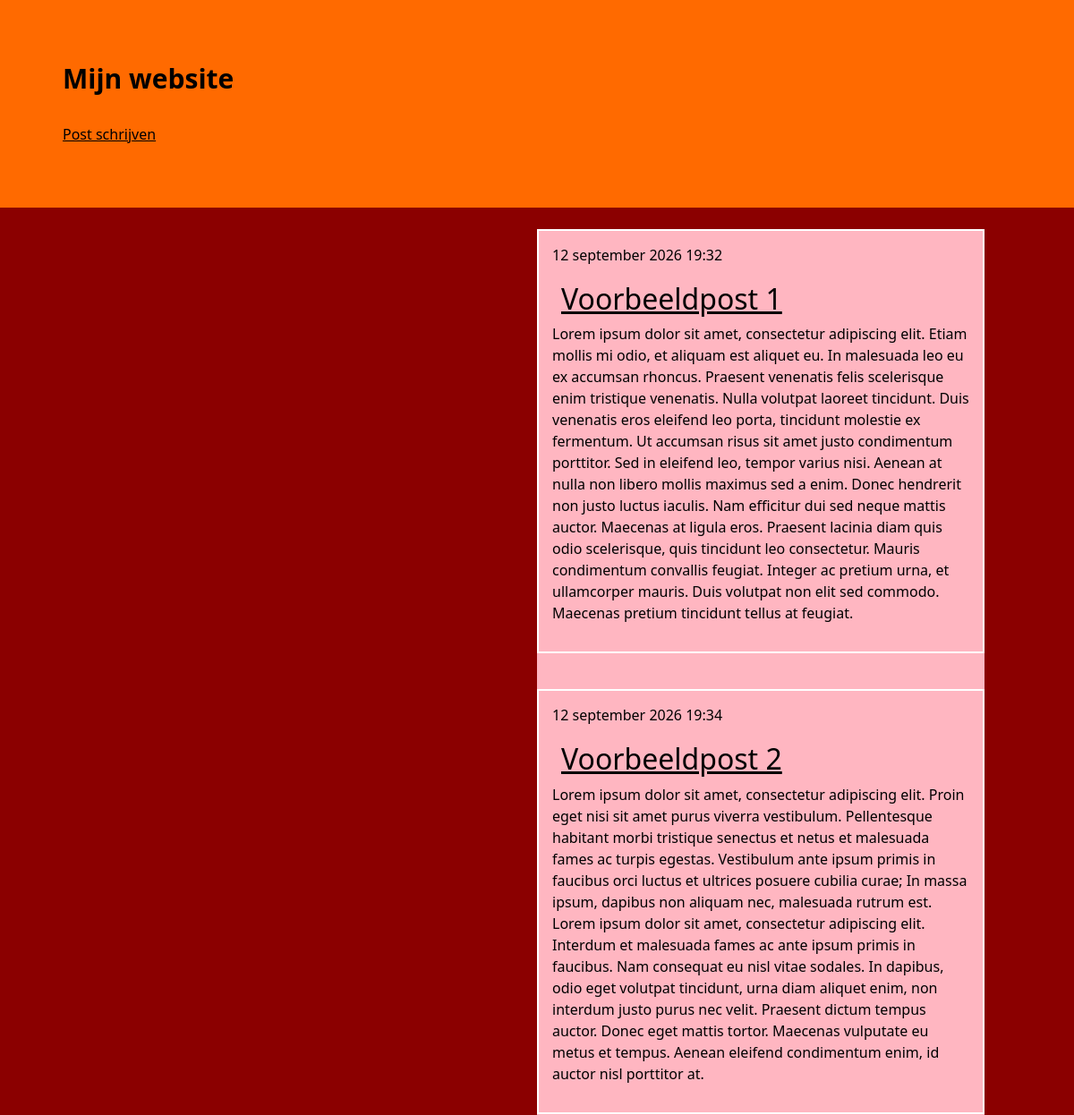
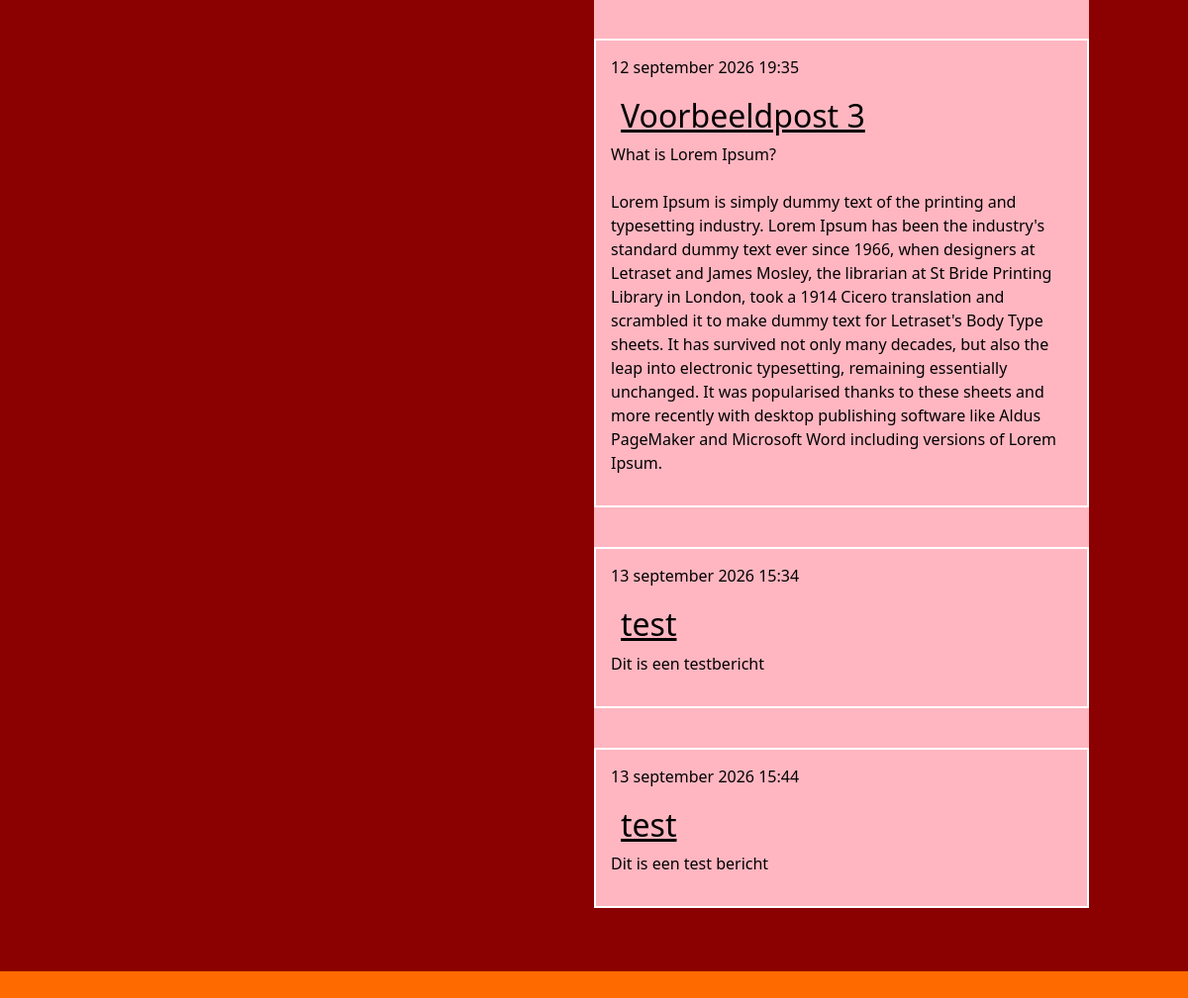
The page / on the database its author committed (2 pictures, top to bottom).
### blog/models.py (models this page shows, shortened)
class Post(models.Model):
    author = models.ForeignKey(settings.AUTH_USER_MODEL, on_delete=models.CASCADE)
    title = models.CharField(max_length=200)
    text = models.TextField()
    created_date = models.DateTimeField(default=timezone.now)
    published_date = models.DateTimeField(blank=True, null=True)

### blog/views.py (the view)
# urls.py: path("", views.post_list, name="post_list"),
def post_list(request):
    posts = Post.objects.filter(published_date__lte=timezone.now()).order_by(
        "published_date"
    )
    return render(request, "blog/post_list.html", {"posts": posts})

### blog/templates/blog/post_list.html
{% extends 'blog/base.html' %}
{% block inhoud %}
    <div class="main pt-4 pb-4">
        <div class="postblock">
                {% for post in posts %}
            <article class="post">
                <time class="date d-block mb-2">
                    {{ post.published_date|date:"j F Y H:i" }}
                </time>
                <h2>
                    <a href="{% url 'post_inhoud' pk=post.pk %}">
                        {{ post.title }}
                    </a>
                </h2>
                <p>
                    {{ post.text|linebreaksbr }}
                </p>
            </article>
        {% endfor %}
        </div>
    </div>
{% endblock %}

### blog/static/css/styles.css (style rules this page uses)
body { background-color: rgb(255, 106, 0); color: black; }
article { width: 500px; margin-bottom: 40px; }
a { color: black; }
.main { background-color: darkred; }
.post { border: 2px solid white; padding: 15px; }
.postblock { background-color: lightpink; width: 500px; margin: 0 20% 0 50%; }
.postblock h2 { padding-left: 10px; padding-top: 10px; }

### rows shown on the page
Post: published_date "12 september 2026 19:32", title "Voorbeeldpost 1", text "Lorem ipsum dolor sit amet, consectetur adipiscing elit. Etiam mollis mi odio, et aliquam est aliquet eu. In malesuada leo eu ex accumsan rhoncus. Praesent venenatis felis scelerisque enim tristique venenatis. Nulla volutpat laoreet tincidunt. Duis venenatis eros eleifend leo porta, tincidunt molestie ex fermentum. Ut accumsan risus sit amet justo condimentum porttitor. Sed in eleifend leo, tempor varius nisi. Aenean at nulla non libero mollis maximus sed a enim. Donec hendrerit non justo luctus iaculis. Nam efficitur dui sed neque mattis auctor. Maecenas at ligula eros. Praesent lacinia diam quis odio scelerisque, quis tincidunt leo consectetur. Mauris condimentum convallis feugiat.…"
Post: published_date "12 september 2026 19:34", title "Voorbeeldpost 2", text "Lorem ipsum dolor sit amet, consectetur adipiscing elit. Proin eget nisi sit amet purus viverra vestibulum. Pellentesque habitant morbi tristique senectus et netus et malesuada fames ac turpis egestas. Vestibulum ante ipsum primis in faucibus orci luctus et ultrices posuere cubilia curae; In massa ipsum, dapibus non aliquam nec, malesuada rutrum est. Lorem ipsum dolor sit amet, consectetur adipiscing elit. Interdum et malesuada fames ac ante ipsum primis in faucibus. Nam consequat eu nisl vitae sodales. In dapibus, odio eget volutpat tincidunt, urna diam aliquet enim, non interdum justo purus nec velit. Praesent dictum tempus auctor. Donec eget mattis tortor. Maecenas vulputate eu metus et…"
Post: published_date "12 september 2026 19:35", title "Voorbeeldpost 3", text "What is Lorem Ipsum? Lorem Ipsum is simply dummy text of the printing and typesetting industry. Lorem Ipsum has been the industry's standard dummy text ever since 1966, when designers at Letraset and James Mosley, the librarian at St Bride Printing Library in London, took a 1914 Cicero translation and scrambled it to make dummy text for Letraset's Body Type sheets. It has survived not only many decades, but also the leap into electronic typesetting, remaining essentially unchanged. It was popularised thanks to these sheets and more recently with desktop publishing software like Aldus PageMaker and Microsoft Word including versions of Lorem Ipsum."
Post: published_date "13 september 2026 15:34", title "test", text "Dit is een testbericht"
Post: published_date "13 september 2026 15:44", title "test", text "Dit is een test bericht"
